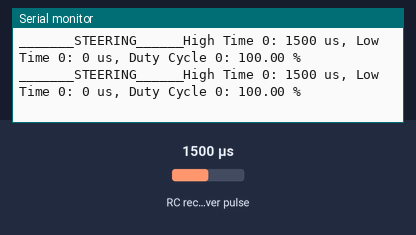
A sketch run on a simulated ESP32. On the bench: the last lines printed to the serial monitor. Wiring (inferred from the names in the program): RC receiver channel: data GPIO 34. The inputs (shaded band) are chosen by the test bench; at power-on: RC receiver pulse 1500 µs.

Above: at 1.2 s.
1.3 s: RC receiver pulse (sensor on GPIO 34) set to 1020 µs
At 1.47 s:
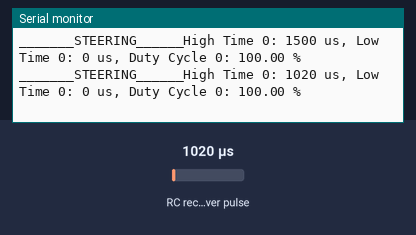
2.8 s: RC receiver pulse (sensor on GPIO 34) set to 1250 µs
At 2.83 s:
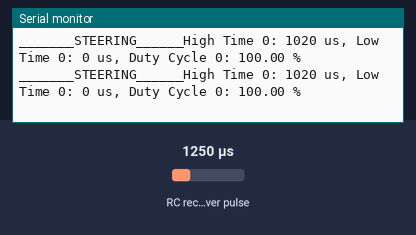
Timing chart, 0 to 5.8 s (numbered marks = the images above; inputs shaded):
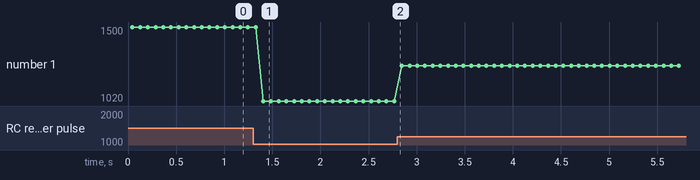

The sketch:

overall_code.ino
```cpp
#define STEERING_PIN 34
#define OUTPUT_PIN 5
#include <ESP32Servo.h>

Servo myservo;  // create servo object to control a servo
float dutyCycle0 = 0;
unsigned long highTime0 = 0;
unsigned long lowTime0 = 0;


void setup() {
  Serial.begin(115200);
  pinMode(STEERING_PIN, INPUT);
}

long dutyCycle() {
  // measures how long steering pin PWM is in HIGH or LOW
  highTime0 = pulseIn(STEERING_PIN, HIGH, 25000);

  lowTime0 = pulseIn(STEERING_PIN, LOW, 25000);


  // calculates the duty cycle
  unsigned long period0 = highTime0 + lowTime0;
  dutyCycle0 = (highTime0 * 100.0) / period0;
}


void print_serial() {
  dutyCycle();
  Serial.print("_______STEERING______");
  Serial.print("High Time 0: ");
  Serial.print(highTime0);
  Serial.print(" us, Low Time 0: ");
  Serial.print(lowTime0);
  Serial.print(" us, Duty Cycle 0: ");
  Serial.print(dutyCycle0);
  Serial.println(" %");

}


// turn servo proportional to dutyCycle0
void turn_servo() {
  //9.825 for right, 5.175 for left, 7.5 = neutral, 2.325 shift.
  //60 degrees right, 60 degrees left
  //0.03875 shifts per degree
  //25.8064516129d degrees per shift
  const long MAX_DEGREE = 60;
  const long NEUTRAL = 7.5;
  const long SHIFT = 2.325;
  const long DEGREE_PER_SHIFT = MAX_DEGREE / SHIFT;

  dutyCycle();
  unsigned long shift_fraction = (dutyCycle0 - NEUTRAL) / SHIFT;

  long pos = shift_fraction * DEGREE_PER_SHIFT;
  myservo.write(pos);
  delay(10);

}


void loop() {
  print_serial();
  turn_servo();


}
```

Measured:
- after the input at 1.3 s, the serial monitor: prints a new line after 0.11 s (image 1)
- plotted number 1: 1500 → 1020 after the input at 1.3 s, 1020 → 1250 after the input at 2.8 s
